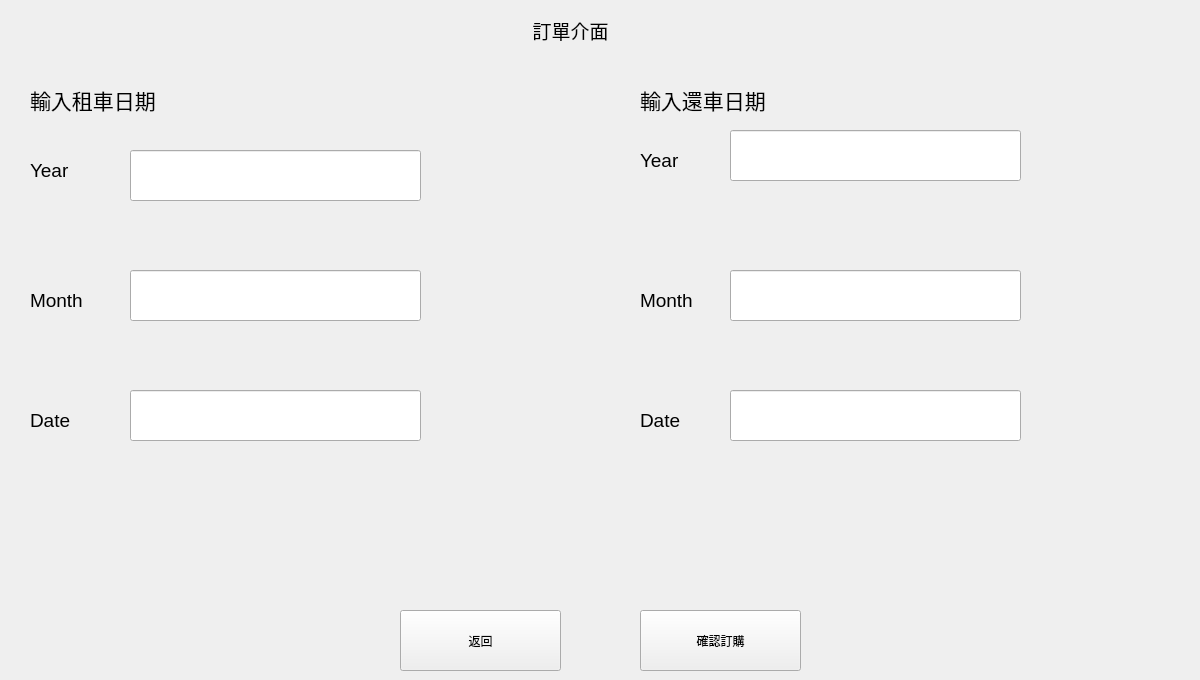
    <widget class="QWidget" name="check_order_page">
     <widget class="QLabel" name="label_12">
      <property name="geometry">
       <rect>
        <x>470</x>
        <y>0</y>
        <width>201</width>
        <height>61</height>
       </rect>
      </property>
      <property name="text">
       <string>&lt;html&gt;&lt;head/&gt;&lt;body&gt;&lt;p align=&quot;center&quot;&gt;&lt;span style=&quot; font-size:14pt;&quot;&gt;訂單介面&lt;/span&gt;&lt;/p&gt;&lt;/body&gt;&lt;/html&gt;</string>
      </property>
     </widget>
     <widget class="QLabel" name="label_13">
      <property name="geometry">
       <rect>
        <x>30</x>
        <y>80</y>
        <width>181</width>
        <height>41</height>
       </rect>
      </property>
      <property name="text">
       <string>&lt;html&gt;&lt;head/&gt;&lt;body&gt;&lt;p&gt;&lt;span style=&quot; font-size:16pt;&quot;&gt;輸入租車日期&lt;/span&gt;&lt;/p&gt;&lt;/body&gt;&lt;/html&gt;</string>
      </property>
     </widget>
     <widget class="QLabel" name="label_14">
      <property name="geometry">
       <rect>
        <x>30</x>
        <y>150</y>
        <width>61</width>
        <height>41</height>
       </rect>
      </property>
      <property name="text">
       <string>&lt;html&gt;&lt;head/&gt;&lt;body&gt;&lt;p&gt;&lt;span style=&quot; font-size:14pt;&quot;&gt;Year&lt;/span&gt;&lt;/p&gt;&lt;/body&gt;&lt;/html&gt;</string>
      </property>
     </widget>
     <widget class="QLineEdit" name="Rental_Date_Year">
      <property name="geometry">
       <rect>
        <x>130</x>
        <y>150</y>
        <width>291</width>
        <height>51</height>
       </rect>
      </property>
      <property name="styleSheet">
       <string notr="true">font: 16pt &quot;Arial&quot;;</string>
      </property>
     </widget>
     <widget class="QLabel" name="label_15">
      <property name="geometry">
       <rect>
        <x>20</x>
        <y>60</y>
        <width>561</width>
        <height>571</height>
       </rect>
      </property>
      <property name="styleSheet">
       <string notr="true">background-image: url(:/pic/image/background.jpeg);</string>
      </property>
      <property name="text">
       <string/>
      </property>
     </widget>
     <widget class="QLabel" name="label_16">
      <property name="geometry">
       <rect>
        <x>620</x>
        <y>60</y>
        <width>571</width>
        <height>571</height>
       </rect>
      </property>
      <property name="styleSheet">
       <string notr="true">background-image: url(:/pic/image/background.jpeg);</string>
      </property>
      <property name="text">
       <string/>
      </property>
     </widget>
     <widget class="QLabel" name="label_17">
      <property name="geometry">
       <rect>
        <x>30</x>
        <y>280</y>
        <width>61</width>
        <height>41</height>
       </rect>
      </property>
      <property name="text">
       <string>&lt;html&gt;&lt;head/&gt;&lt;body&gt;&lt;p&gt;&lt;span style=&quot; font-size:14pt;&quot;&gt;Month&lt;/span&gt;&lt;/p&gt;&lt;/body&gt;&lt;/html&gt;</string>
      </property>
     </widget>
     <widget class="QLineEdit" name="Rental_Date_Month">
      <property name="geometry">
       <rect>
        <x>130</x>
        <y>270</y>
        <width>291</width>
        <height>51</height>
       </rect>
      </property>
      <property name="styleSheet">
       <string notr="true">font: 16pt &quot;Arial&quot;;</string>
      </property>
     </widget>
     <widget class="QLabel" name="label_18">
      <property name="geometry">
       <rect>
        <x>30</x>
        <y>400</y>
        <width>61</width>
        <height>41</height>
       </rect>
      </property>
      <property name="text">
       <string>&lt;html&gt;&lt;head/&gt;&lt;body&gt;&lt;p&gt;&lt;span style=&quot; font-size:14pt;&quot;&gt;Date&lt;/span&gt;&lt;/p&gt;&lt;/body&gt;&lt;/html&gt;</string>
      </property>
     </widget>
     <widget class="QLineEdit" name="Rental_Date_Date">
      <property name="geometry">
       <rect>
        <x>130</x>
        <y>390</y>
        <width>291</width>
        <height>51</height>
       </rect>
      </property>
      <property name="styleSheet">
       <string notr="true">font: 16pt &quot;Arial&quot;;</string>
      </property>
     </widget>
     <widget class="QLabel" name="label_19">
      <property name="geometry">
       <rect>
        <x>640</x>
        <y>80</y>
        <width>181</width>
        <height>41</height>
       </rect>
      </property>
      <property name="text">
       <string>&lt;html&gt;&lt;head/&gt;&lt;body&gt;&lt;p&gt;&lt;span style=&quot; font-size:16pt;&quot;&gt;輸入還車日期&lt;/span&gt;&lt;/p&gt;&lt;/body&gt;&lt;/html&gt;</string>
      </property>
     </widget>
     <widget class="QLabel" name="label_20">
      <property name="geometry">
       <rect>
        <x>640</x>
        <y>140</y>
        <width>61</width>
        <height>41</height>
       </rect>
      </property>
      <property name="text">
       <string>&lt;html&gt;&lt;head/&gt;&lt;body&gt;&lt;p&gt;&lt;span style=&quot; font-size:14pt;&quot;&gt;Year&lt;/span&gt;&lt;/p&gt;&lt;/body&gt;&lt;/html&gt;</string>
      </property>
     </widget>
     <widget class="QLineEdit" name="Expire_Date_Year">
      <property name="geometry">
       <rect>
        <x>730</x>
        <y>130</y>
        <width>291</width>
        <height>51</height>
       </rect>
      </property>
      <property name="styleSheet">
       <string notr="true">font: 16pt &quot;Arial&quot;;</string>
      </property>
     </widget>
     <widget class="QLabel" name="label_21">
      <property name="geometry">
       <rect>
        <x>640</x>
        <y>280</y>
        <width>61</width>
        <height>41</height>
       </rect>
      </property>
      <property name="text">
       <string>&lt;html&gt;&lt;head/&gt;&lt;body&gt;&lt;p&gt;&lt;span style=&quot; font-size:14pt;&quot;&gt;Month&lt;/span&gt;&lt;/p&gt;&lt;/body&gt;&lt;/html&gt;</string>
      </property>
     </widget>
     <widget class="QLineEdit" name="Expire_Date_Month">
      <property name="geometry">
       <rect>
        <x>730</x>
        <y>270</y>
        <width>291</width>
        <height>51</height>
       </rect>
      </property>
      <property name="styleSheet">
       <string notr="true">font: 16pt &quot;Arial&quot;;</string>
      </property>
     </widget>
     <widget class="QLabel" name="label_22">
      <property name="geometry">
       <rect>
        <x>640</x>
        <y>400</y>
        <width>61</width>
        <height>41</height>
       </rect>
      </property>
      <property name="text">
       <string>&lt;html&gt;&lt;head/&gt;&lt;body&gt;&lt;p&gt;&lt;span style=&quot; font-size:14pt;&quot;&gt;Date&lt;/span&gt;&lt;/p&gt;&lt;/body&gt;&lt;/html&gt;</string>
      </property>
     </widget>
     <widget class="QPushButton" name="decide_order_Button">
      <property name="geometry">
       <rect>
        <x>640</x>
        <y>610</y>
        <width>161</width>
        <height>61</height>
       </rect>
      </property>
      <property name="text">
       <string>確認訂購</string>
      </property>
     </widget>
     <widget class="QPushButton" name="Return_Button">
      <property name="geometry">
       <rect>
        <x>400</x>
        <y>610</y>
        <width>161</width>
        <height>61</height>
       </rect>
      </property>
      <property name="text">
       <string>返回</string>
      </property>
     </widget>
     <widget class="QLineEdit" name="Expire_Date_Date">
      <property name="geometry">
       <rect>
        <x>730</x>
        <y>390</y>
        <width>291</width>
        <height>51</height>
       </rect>
      </property>
      <property name="styleSheet">
       <string notr="true">font: 16pt &quot;Arial&quot;;</string>
      </property>
     </widget>
     <zorder>label_16</zorder>
     <zorder>label_15</zorder>
     <zorder>label_12</zorder>
     <zorder>label_13</zorder>
     <zorder>label_14</zorder>
     <zorder>Rental_Date_Year</zorder>
     <zorder>label_17</zorder>
     <zorder>Rental_Date_Month</zorder>
     <zorder>label_18</zorder>
     <zorder>Rental_Date_Date</zorder>
     <zorder>label_19</zorder>
     <zorder>label_20</zorder>
     <zorder>Expire_Date_Year</zorder>
     <zorder>label_21</zorder>
     <zorder>Expire_Date_Month</zorder>
     <zorder>label_22</zorder>
     <zorder>decide_order_Button</zorder>
     <zorder>Return_Button</zorder>
     <zorder>Expire_Date_Date</zorder>
    </widget>
